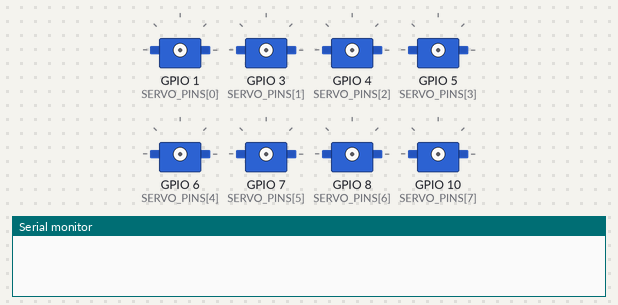
Recording of a sketch running on a simulated ESP32. Parts: 8 × servo, the last lines printed to the serial monitor. Random numbers use the default seed unless the sketch sets one; servo pulses on a pin are drawn as a servo (544–2400 µs = 0–180°).

Above: at 0.0 s.
At 6.1 s:
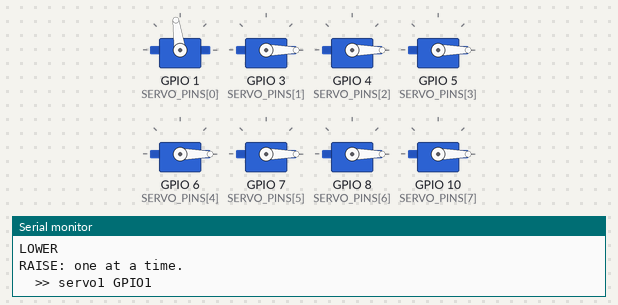
At 8.7 s:
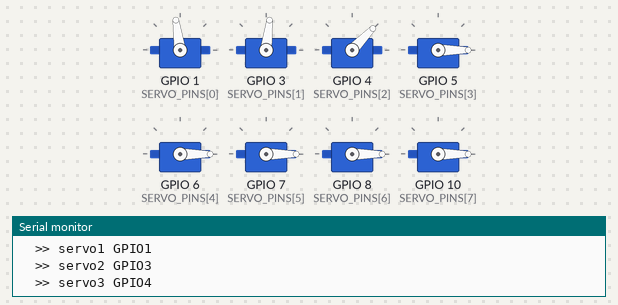
At 11.2 s:
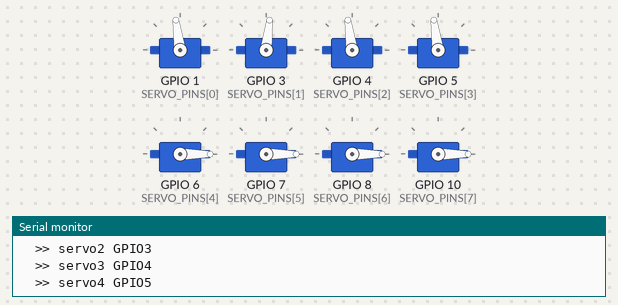
At 16.4 s:
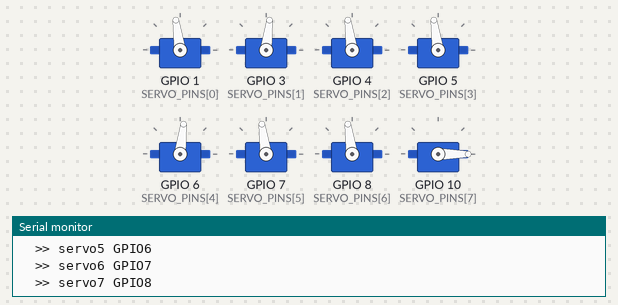
At 21.3 s:
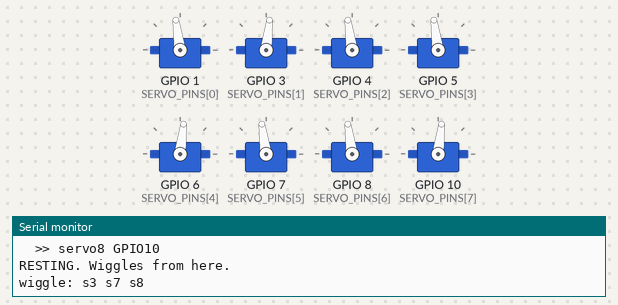
Timing chart, 0 to 39.7 s (numbered marks = the images above):
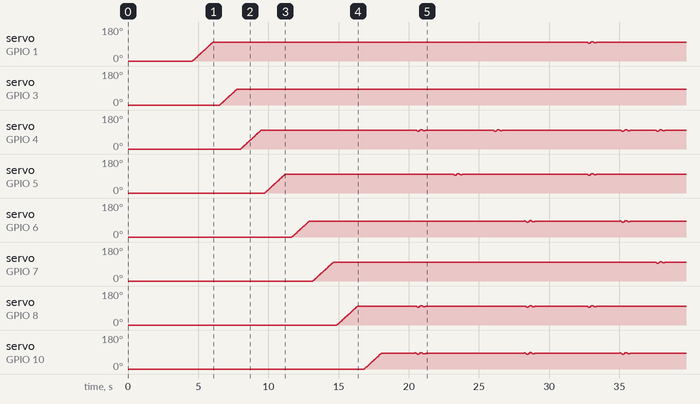

The sketch:

polyp_3x3_wiggle_v4_0.ino
```cpp
/*
 * PROJECT: Polyp (notwled servo console)
 * DEVICE:  3x3 rig, resting pose with sparse random wiggles
 *
 * v4.0, a new effect rather than a variant of the sway. Everything rests
 * still at 100 degrees. Every 2-3 seconds a small random handful of tips
 * gets a brief 5 degree shiver, then settles again. Nothing else moves.
 *
 * The stillness is the point: a sparse twitch in an otherwise motionless
 * rig reads as something stirring, where continuous motion reads as a
 * machine running. Because the base pose is static, the servos also spend
 * most of their time not being asked to creep, which is the regime where
 * these cheap analog units look worst anyway.
 *
 * Each wiggle is an enveloped oscillation, not a jerk: amplitude fades in
 * and out over WIGGLE_MS via a sine window, with WIGGLE_CYCLES oscillations
 * inside it, so it starts and ends at exactly the rest position with no
 * step discontinuity at either end.
 *
 * Servos wiggle independently. Each keeps its own start time and can be
 * mid-shiver while others are still, so events overlap naturally instead
 * of the rig pulsing in lockstep.
 *
 * TRIM WARNING: angleTrim corrects servos 2,5,8 for horns seated one spline
 * tooth (14.4 deg) high. If the horns are pulled and refitted, that offset
 * will almost certainly change. Re-check and zero these if they now line up.
 *
 * SHAFT_TO_TIP_MM only affects the printed millimetre figures, not the
 * motion, since everything here is commanded in degrees. Update it after
 * the horn change so the reporting stays honest.
 *
 * WIRING: GPIO 1,3,4,5,6,7,8,10 -> servo 1..8. GPIO 2,9,11 unused.
 */

#define VERSION "4.0"

// ---------------- CONFIG ----------------

const int SERVO_COUNT = 8;
const int SERVO_PINS[SERVO_COUNT] = {1, 3, 4, 5, 6, 7, 8, 10};

// reporting only, update after the longer horns go on
const float SHAFT_TO_TIP_MM = 450.0;

const int SERVO_HZ = 50;
const int RES_BITS = 14;
const int MIN_US   = 500;
const int MAX_US   = 2400;

// the resting pose everything returns to
const float REST_DEG = 100.0;

// the wiggle itself
const float WIGGLE_DEG    = 5.0;   // amplitude, degrees either side of rest
const int   WIGGLE_MS     = 900;   // how long one shiver lasts
const float WIGGLE_CYCLES = 2.0;   // oscillations inside that window

// how often a wiggle event fires, and how many tips it grabs
const unsigned long GAP_MIN_MS = 2000;
const unsigned long GAP_MAX_MS = 3000;
const int WIGGLE_MIN_SERVOS = 1;
const int WIGGLE_MAX_SERVOS = 3;

// servos 2,5,8 sit one spline tooth high, see v3.2. RE-CHECK AFTER RE-HORNING.
float angleTrim[SERVO_COUNT] = {0.0, -15.0, 0.0, 0.0, -15.0, 0.0, 0.0, -15.0};

// startup
const float LOWER_DEG = 0.0;
const unsigned long LOWER_HOLD_MS = 1500;
const float RISE_STEP_DEG = 1.0;
const int   RISE_STEP_MS  = 15;
const int   PAUSE_BETWEEN_SERVOS_MS = 200;

// -----------------------------------------

bool attachedOk[SERVO_COUNT];
const uint32_t TICKS = 1UL << RES_BITS;

unsigned long wiggleStart[SERVO_COUNT];  // millis when this servo's shiver began
bool          wiggling[SERVO_COUNT];
unsigned long nextEventAt = 0;

uint32_t usToDuty(float us) {
  return (uint32_t)lroundf(us * (float)TICKS / (1000000.0f / SERVO_HZ));
}

float degToUs(float deg) {
  if (deg < 0) deg = 0;
  if (deg > 180) deg = 180;
  return MIN_US + (deg / 180.0f) * (MAX_US - MIN_US);
}

void writeDeg(int i, float deg) {
  if (!attachedOk[i]) return;
  ledcWrite(SERVO_PINS[i], usToDuty(degToUs(deg + angleTrim[i])));
}

// enveloped oscillation: starts and ends at exactly zero offset, so there
// is no step into or out of the shiver
float wiggleOffset(unsigned long elapsed) {
  float k = (float)elapsed / (float)WIGGLE_MS;      // 0..1
  if (k < 0.0f || k > 1.0f) return 0.0f;
  float envelope = sinf(PI * k);                    // 0 -> 1 -> 0
  return WIGGLE_DEG * envelope * sinf(2.0f * PI * WIGGLE_CYCLES * k);
}

void scheduleNextEvent() {
  nextEventAt = millis() + random(GAP_MIN_MS, GAP_MAX_MS + 1);
}

// grab a random handful of currently-idle servos and start them shivering
void triggerWiggles() {
  int idle[SERVO_COUNT];
  int idleCount = 0;
  for (int i = 0; i < SERVO_COUNT; i++) {
    if (attachedOk[i] && !wiggling[i]) idle[idleCount++] = i;
  }
  if (idleCount == 0) return;

  int want = random(WIGGLE_MIN_SERVOS, WIGGLE_MAX_SERVOS + 1);
  if (want > idleCount) want = idleCount;

  Serial.print("wiggle:");
  for (int n = 0; n < want; n++) {
    int pick = random(0, idleCount);
    int i = idle[pick];
    idle[pick] = idle[--idleCount];   // remove so it isn't picked twice
    wiggling[i] = true;
    wiggleStart[i] = millis();
    Serial.printf(" s%d", i + 1);
  }
  Serial.println();
}

void setup() {
  Serial.begin(115200);
  delay(3000);
  Serial.printf("\nPolyp 3x3 wiggle, firmware v%s\n", VERSION);
  randomSeed(esp_random());

  for (int i = 0; i < SERVO_COUNT; i++) {
    attachedOk[i] = ledcAttach(SERVO_PINS[i], SERVO_HZ, RES_BITS);
    wiggling[i] = false;
  }
  Serial.print("attached:");
  for (int i = 0; i < SERVO_COUNT; i++) {
    Serial.printf(" s%d/GPIO%d=%s", i + 1, SERVO_PINS[i],
                  attachedOk[i] ? "OK" : "FAIL");
  }
  Serial.println();

  Serial.printf("rest %.0f deg, wiggle +/-%.1f deg over %dms, "
                "%d-%d tips every %.1f-%.1fs\n",
                REST_DEG, WIGGLE_DEG, WIGGLE_MS,
                WIGGLE_MIN_SERVOS, WIGGLE_MAX_SERVOS,
                GAP_MIN_MS / 1000.0, GAP_MAX_MS / 1000.0);
  Serial.printf("(%.1f deg = %.0fmm at a %.0fmm tip)\n", WIGGLE_DEG,
                SHAFT_TO_TIP_MM * sinf(radians(WIGGLE_DEG)), SHAFT_TO_TIP_MM);

  // startup: down, then up one at a time, then settle at rest
  for (int i = 0; i < SERVO_COUNT; i++) writeDeg(i, LOWER_DEG);
  Serial.println("LOWER");
  delay(LOWER_HOLD_MS);

  Serial.println("RAISE: one at a time.");
  for (int i = 0; i < SERVO_COUNT; i++) {
    Serial.printf("  >> servo%d GPIO%d\n", i + 1, SERVO_PINS[i]);
    Serial.flush();
    for (float d = LOWER_DEG; d <= REST_DEG; d += RISE_STEP_DEG) {
      writeDeg(i, d);
      delay(RISE_STEP_MS);
    }
    writeDeg(i, REST_DEG);
    delay(PAUSE_BETWEEN_SERVOS_MS);
  }

  Serial.println("RESTING. Wiggles from here.");
  scheduleNextEvent();
}

void loop() {
  unsigned long now = millis();

  if ((long)(now - nextEventAt) >= 0) {
    triggerWiggles();
    scheduleNextEvent();
  }

  for (int i = 0; i < SERVO_COUNT; i++) {
    float offset = 0.0f;
    if (wiggling[i]) {
      unsigned long elapsed = now - wiggleStart[i];
      if (elapsed >= (unsigned long)WIGGLE_MS) {
        wiggling[i] = false;          // land exactly back on rest
      } else {
        offset = wiggleOffset(elapsed);
      }
    }
    writeDeg(i, REST_DEG + offset);
  }

  delay(1000 / SERVO_HZ);
}
```
